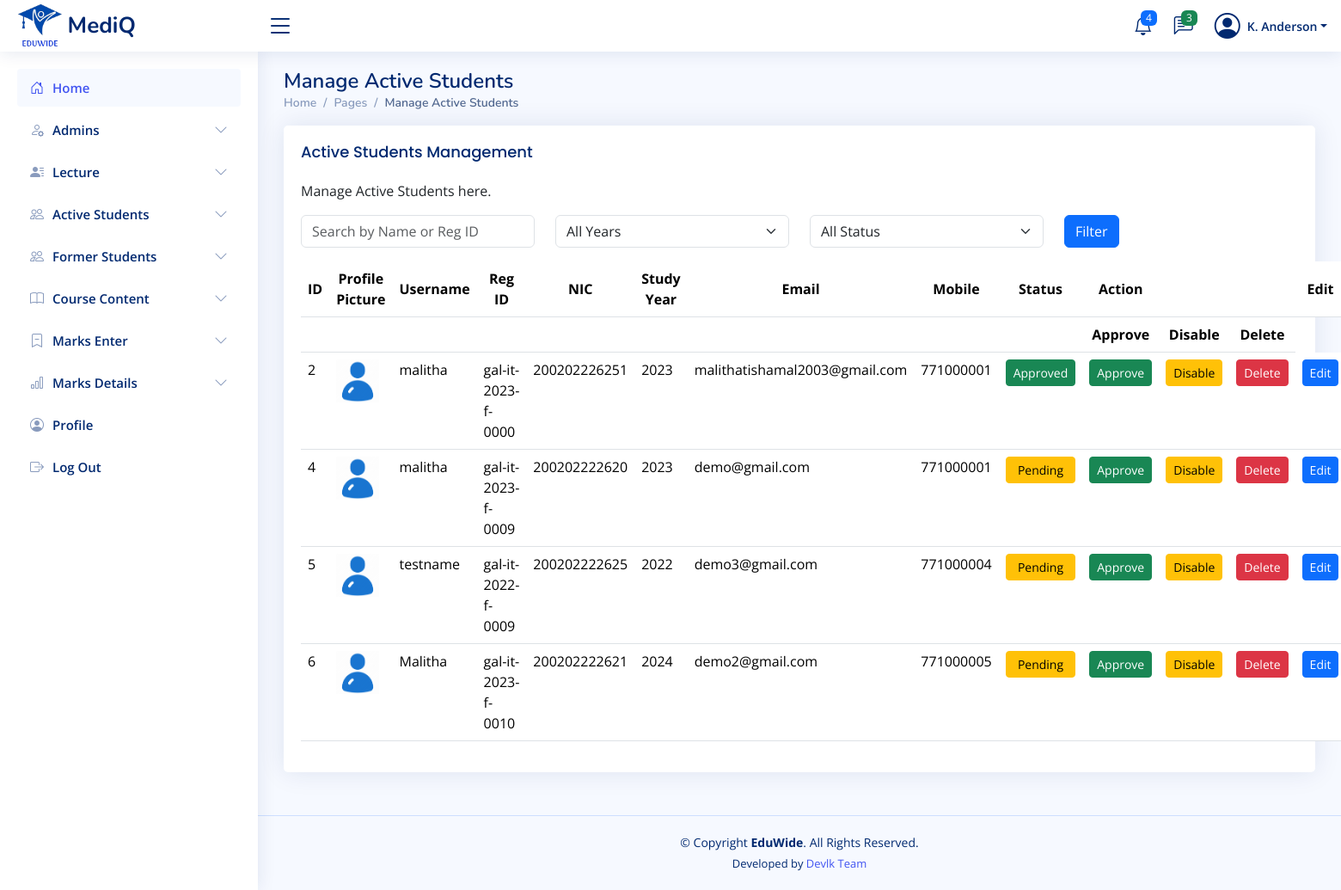
Page /admin/manage-students.php (signed in) on the earlier database version.
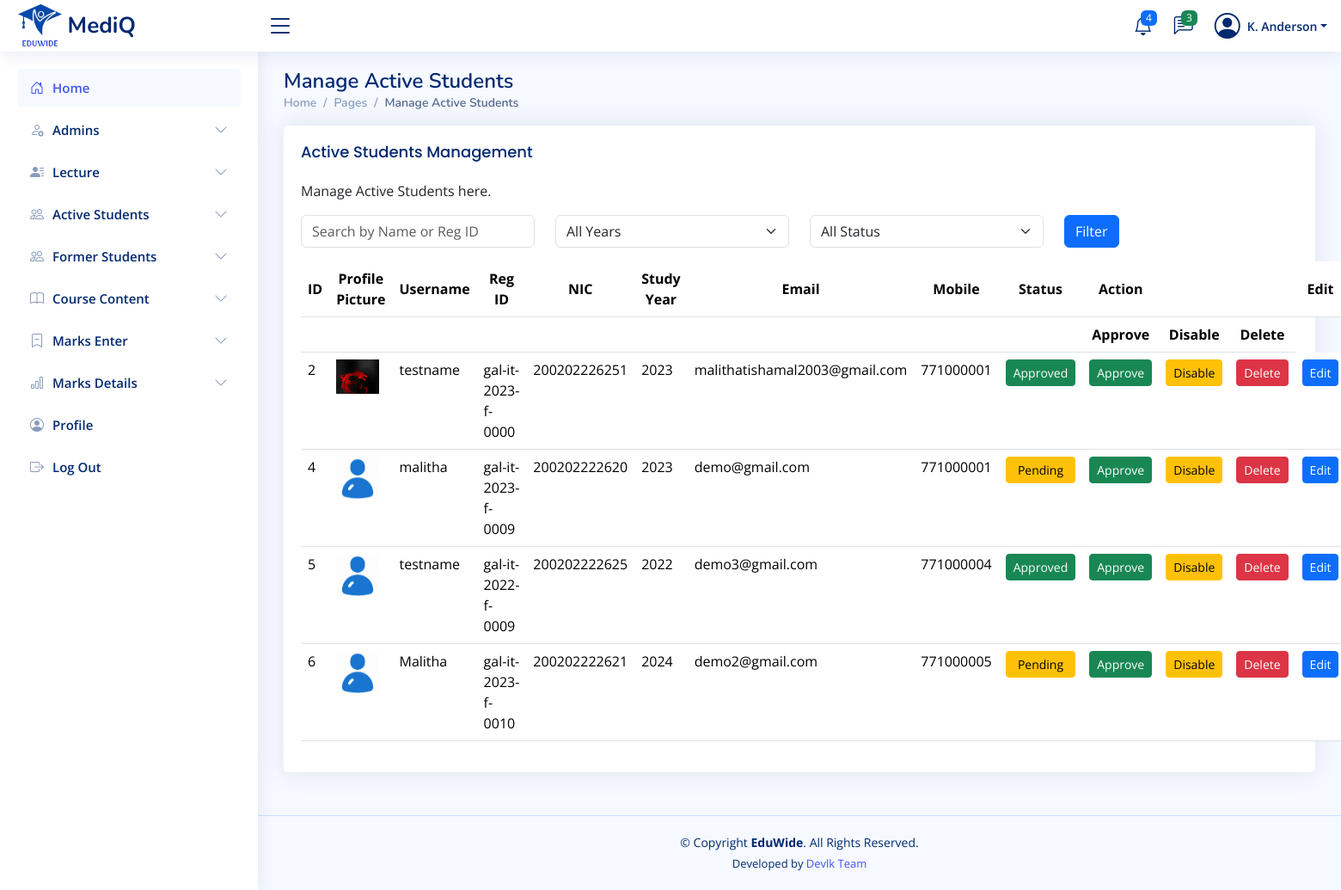
Same page on the later database version.
### tables this page shows
CREATE TABLE `students` (
  `id` int(11) NOT NULL,
  `username` varchar(100) NOT NULL,
  `reg_id` varchar(100) NOT NULL,
  `nic` varchar(20) NOT NULL,
  `study_year` int(11) NOT NULL,
  `email` varchar(100) NOT NULL,
  `mobile` varchar(15) NOT NULL,
  `facebook` varchar(200) NOT NULL,
  `github` varchar(200) NOT NULL,
  `blog` varchar(200) NOT NULL,
  `linkedin` varchar(200) NOT NULL,
  `password` varchar(255) NOT NULL,
  `profile_picture` varchar(255) DEFAULT 'uploads/profile_pictures/default.png',
  `created_at` timestamp NOT NULL DEFAULT current_timestamp(),
  `status` varchar(20) DEFAULT 'pending'
);

### admin/manage-students.php (the view, shortened to what the changed rows need)
<?php
require_once '../includes/db-conn.php';
$sql = "SELECT * FROM students WHERE 1";
$result = $conn->query($sql);
?>
<!DOCTYPE html>
<html lang="en">
<head>
    <?php include_once("../includes/css-links-inc.php"); ?>
</head>
<body>
    <main id="main" class="main">
        <div class="pagetitle">
            <h1>Manage Active Students</h1>
        </div>
        <section class="section">
            <div class="row">
                <div class="col-lg-12">
                    <div class="card">
                        <div class="card-body">
                            <table class="table datatable">
                                <thead class="align-middle text-center">
                                    <tr>
                                        <th>ID</th>
                                        <th>Profile Picture</th>
                                        <th>Username</th>
                                        <th>Reg ID</th>
                                        <th>NIC</th>
                                        <th>Study Year</th>
                                        <th>Email</th>
                                        <th>Mobile</th>
                                        <th>Status</th>
                                        <th>Action</th>
                                        <th></th>
                                        <th></th>
                                        <th>Edit</th>
                                    </tr>
                                    <tr>
                                        <th colspan="9" class="text-center"></th>
                                        <th class="text-center">Approve</th>
                                        <th class="text-center">Disable</th>
                                        <th class="text-center">Delete</th>
                                    </tr>
                                </thead>
                                <tbody>
                                    <?php
                                    if ($result->num_rows > 0) {
                                        while ($row = $result->fetch_assoc()) {
                                            echo "<tr>";
                                            echo "<td>" . $row['id'] . "</td>";
                                            echo " <td><img src='../" . $row["profile_picture"] . "' alt='Profile' width='50'></td>";
                                            echo "<td>" . $row['username'] . "</td>";
                                            echo "<td>" . $row['reg_id'] . "</td>";
                                            echo "<td>" . $row['nic'] . "</td>";
                                            echo "<td>" . $row['study_year'] . "</td>";
                                            echo "<td>" . $row['email'] . "</td>";
                                            echo "<td>" . $row['mobile'] . "</td>";
                                            echo "<td>";
                                            $status = strtolower($row['status']);
                                            if ($status === 'active' || $status === 'approved') {
                                                echo "<span class='btn btn-success btn-sm w-100 text-center'>Approved</span>";
                                            } elseif ($status === 'disabled') {
                                                echo "<span class='btn btn-danger btn-sm w-100 text-center'>Disabled</span>";
                                            } elseif ($status === 'pending') {
                                                echo "<span class='btn btn-warning btn-sm w-100 text-center'>Pending</span>";
                                            } else {
                                                echo "<span class='btn btn-secondary btn-sm w-100 text-center'>" . ucfirst($row['status']) . "</span>";
                                            }
                                            echo "</td>";
                                            echo "<td class='text-center'>
                                                    <button class='btn btn-success btn-sm w-100 approve-btn' data-id='" . $row['id'] . "'>Approve</button>
                                                  </td>";
                                            echo "<td class='text-center'>
                                                    <button class='btn btn-warning btn-sm w-100 disable-btn' data-id='" . $row['id'] . "'>Disable</button>
                                                  </td>";
                                            echo "<td class='text-center'>
                                                    <button class='btn btn-danger btn-sm w-100 delete-btn' data-id='" . $row['id'] . "'>Delete</button>
                                                  </td>";
                                            echo "<td class='text-center'>
                                                    <a href='edit-student.php?id=" . $row['id'] . "' class='btn btn-primary btn-sm w-100'>Edit</a>
                                                  </td>";
                                            echo "</tr>";
                                        }
                                    } else {
                                        echo "<tr><td colspan='9' class='text-center'>No users found.</td></tr>";
                                    }
                                    ?>
                                </tbody>
                            </table>
                        </div>
                    </div>
                </div>
            </div>
        </section>
    </main>
</body>
</html>

Differences in the rows shown:
changed students "gal-it-2023-f-0000": profile_picture: picture added in place of a placeholder; username "malitha" → "testname"
changed students "gal-it-2022-f-0009": status "Pending" → "Approved"
